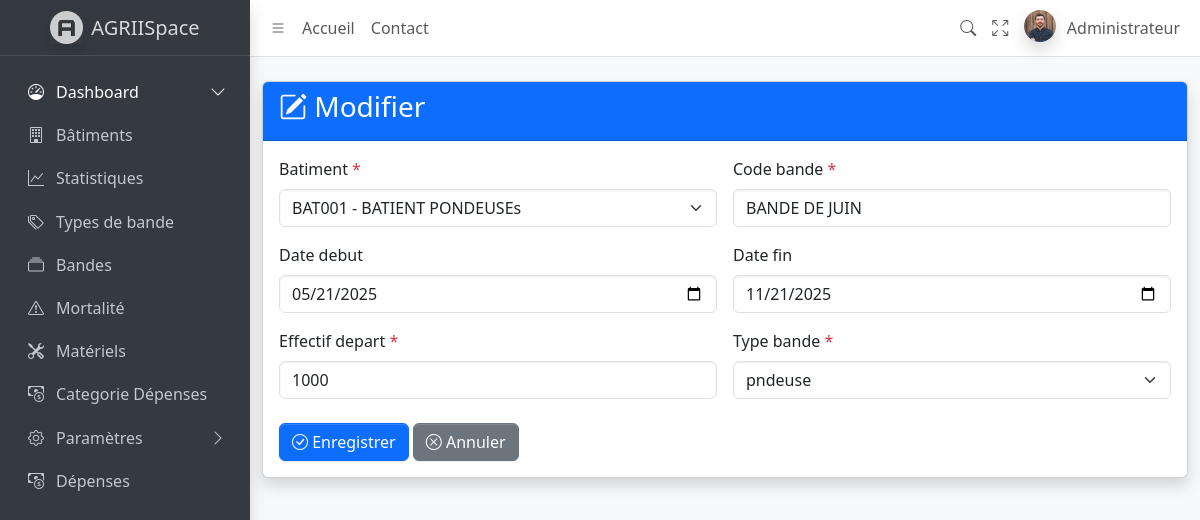
The page /bandes/2/modifier/ on the database its author committed.
### ispace/models.py (models this page shows, shortened)
class Bande(models.Model):
    batiment = models.ForeignKey(Batiment, on_delete=models.CASCADE)
    code_bande = models.CharField(max_length=50, unique=True)
    date_debut = models.DateField(null=True, blank=True)
    date_fin = models.DateField(null=True, blank=True)
    effectif_depart = models.PositiveIntegerField()
    type_bande = models.ForeignKey(TypeBande, on_delete=models.SET_NULL, null=True)

### ispace/views.py (the view)
# urls.py: path('bandes/<int:pk>/modifier/', views.BandeUpdateView.as_view(), name='bande_edit'),
class BandeUpdateView(UpdateView):
    model = Bande
    form_class = BandeForm
    template_name = 'ispace/generic_form.html'
    success_url = reverse_lazy('bande_list')

### ispace/forms.py
class BandeForm(forms.ModelForm):
    class Meta:
        model = Bande
        fields = '__all__'

### ispace/models.py (called while the page is built)
    def __str__(self):
        return f"{self.code} - {self.designation}"

    def __str__(self):
        return self.libelle

### ispace/templates/ispace/generic_form.html (shortened to what this page needs)
{% extends 'ispace/base.html' %}
{% block content %}
<div class="container py-4">
    <div class="card shadow">
        <div class="card-header bg-primary text-white">
            <h3><i class="bi bi-pencil-square"></i> {% if object %}Modifier{% else %}Créer{% endif %} {{ title }}</h3>
        </div>
        <div class="card-body">
            <form method="post">
                <div class="row g-3">
                    {% for field in form %}
                    <div class="col-md-{% if field.name in 'description,notes' %}12{% else %}6{% endif %}">
                        <label for="{{ field.id_for_label }}" class="form-label">
                            {{ field.label }}
                            {% if field.field.required %}<span class="text-danger">*</span>{% endif %}
                        </label>
                        {{ field }}
                    </div>
                    {% endfor %}
                </div>
                <div class="mt-4">
                    <button type="submit" class="btn btn-primary">
                        <i class="bi bi-check-circle"></i> Enregistrer
                    </button>
                    <a href="{{ cancel_url }}" class="btn btn-secondary">
                        <i class="bi bi-x-circle"></i> Annuler
                    </a>
                </div>
            </form>
        </div>
    </div>
</div>
{% endblock %}

### rows shown on the page
Bande: form "BAT001 - BATIENT PONDEUSEs" "BANDE DE JUIN" "05/21/2025" "11/21/2025" "1000" "pndeuse"

### other values the page prints
{{ field.label }} "Batiment" "Code bande" "Date debut" "Date fin" "Effectif depart" "Type bande"
